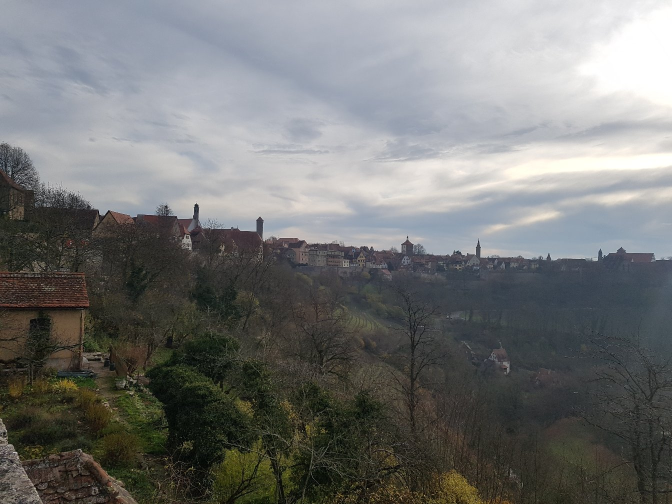
#> input picture ww3/scenery.jpg, 1344 x 1008 px (shown at 1/2 size)
$ python Image_Processing_Practice_ww3.py
#> lines starting #> are read from the running program, lines starting #| are printed output that depends on the picture; after the words box and inside, x2 and y2 are one past the last pixel; in counts of white or black regions, pixels touching at a corner belong together
# -*- coding: utf-8 -*-
"""
Created on Mon Mar 24 22:17:11 2025

@author: Sean Lee
"""

import cv2 as cv
import numpy as np
import matplotlib.pyplot as plt
import sys

img = cv.imread('scenery.jpg')
#> img is the input picture: shape (1008, 1344, 3); mean B, G, R 116.1, 116.9, 115.6

if img is None:
    sys.exit('파일을 찾을 수 없습니다.')


# 부분 선택
# cv.imshow('original_RGB', img)
plt.imshow(img), plt.xticks([]), plt.yticks([])
plt.show()
# cv.imshow('Upper left half', img[0:img.shape[0]//2,0:img.shape[1]//2,:])
plt.imshow(img[0:img.shape[0]//2,0:img.shape[1]//2,:]), plt.xticks([]), plt.yticks([])
plt.show()
# cv.imshow('Center half',img[img.shape[0]//4:3*img.shape[0]//4, img.shape[1]//4:3*img.shape[0]//4,:])
plt.imshow(img[img.shape[0]//4:3*img.shape[0]//4, img.shape[1]//4:3*img.shape[0]//4,:]), plt.xticks([]), plt.yticks([])
plt.show()

# RGB 채널별로 디스플레이
# cv.imshow('R channel', img[:,:,2])
plt.imshow(img[:,:,2]), plt.xticks([]), plt.yticks([])
plt.show()
# cv.imshow('G channel', img[:,:,1])
plt.imshow(img[:,:,1]), plt.xticks([]), plt.yticks([])
plt.show()
# cv.imshow('B channel', img[:,:,0])
plt.imshow(img[:,:,0]), plt.xticks([]), plt.yticks([])
plt.show()

# cv.waitKey()
# cv.destroyAllWindows()


# 오츄 알고리즘

t, bin_img = cv.threshold(img[:,:,2],0,255,cv.THRESH_BINARY + cv.THRESH_OTSU)
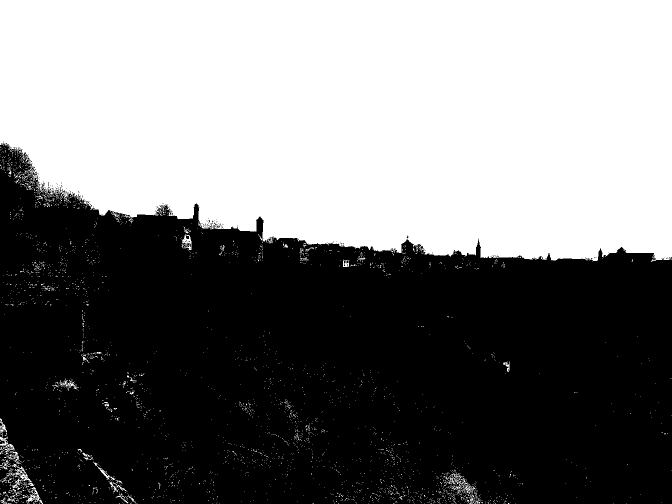
#> bin_img: shape (1008, 1344) (shown at 1/2 size); 47% white; 3119 white regions (3074 under 20 px), largest, box (x1, y1, x2, y2) and area: (0, 0, 1344, 524) 626795, (24, 932, 63, 964) 338, (908, 956, 953, 988) 337
#> t = 119
print('오추 알고리즘이 찾은 최적의 임계값=', t)
#| 오추 알고리즘이 찾은 최적의 임계값= 119.0

# cv.imshow('R channel', img[:,:,2])

plt.imshow(img[:,:,2], cmap='gray'), plt.xticks([]), plt.yticks([]) # 흑백출력
plt.show()

# cv.imshow('R channel binarization',bin_img)

plt.imshow(bin_img, cmap='gray'), plt.xticks([]), plt.yticks([]) # 흑백출력
plt.show()

# cv.waitKey()
# cv.destroyAllWindows()

# 모폴로지
# 팽창과 침식 연산

plt.imshow(bin_img, cmap='gray'), plt.xticks([]), plt.yticks([])
plt.show()

b = bin_img[bin_img.shape[0]//3+90:bin_img.shape[0]//3+200,bin_img.shape[1]//3:bin_img.shape[1]//3+150]
#> b: shape (110, 150); 37.8% white; 67 white regions (65 under 20 px), largest, box (x1, y1, x2, y2) and area: (0, 0, 150, 61) 6093, (119, 62, 128, 69) 32

plt.imshow(b, cmap='gray'), plt.xticks([]), plt.yticks([])
plt.show()

se = np.uint8([[0,0,1,0,0],                            # 구조 요소
               [0,1,1,1,0],
               [1,1,1,1,1],
               [0,1,1,1,0],
               [0,0,1,0,0]])


# 팽창
b_dilation = cv.dilate(b,se,iterations=1)
#> b_dilation: shape (110, 150); 46.1% white; 14 white regions (9 under 20 px), largest, box (x1, y1, x2, y2) and area: (0, 0, 150, 99) 7101, (113, 55, 130, 71) 141, (9, 73, 31, 90) 136, (16, 53, 24, 68) 58, (0, 76, 7, 88) 41
plt.imshow(b_dilation, cmap='gray'), plt.xticks([]), plt.yticks([])
plt.show()


# 침식
b_erosion=cv.erode(b,se,iterations=1)
#> b_erosion: shape (110, 150); 33.5% white; 1 white region, box (x1, y1, x2, y2) and area: (0, 0, 150, 55) 5523
plt.imshow(b_erosion, cmap='gray'), plt.xticks([]), plt.yticks([])
plt.show()


# 닫힘
b_closing = cv.erode(cv.dilate(b,se,iterations=1),se,iterations=1)
#> b_closing: shape (110, 150); 39.1% white; 36 white regions (31 under 20 px), largest, box (x1, y1, x2, y2) and area: (0, 0, 150, 61) 6222, (118, 61, 128, 69) 54, (66, 84, 73, 97) 43, (71, 63, 78, 71) 27, (69, 78, 78, 83) 20
plt.imshow(b_closing, cmap='gray'), plt.xticks([]), plt.yticks([])
plt.show()

# 감마 보정
resize_img = cv.resize(img,dsize=(0,0),fx=0.25,fy=0.25)

def gamma(f, gamma=1.0):
#> called with gamma = 0.5
    f1=f/255.0
    return np.uint8(255*(f1**gamma))

gc=np.hstack((gamma(resize_img,0.5),
              gamma(resize_img,0.75),
              gamma(resize_img,1.0),
              gamma(resize_img,2.0),
              gamma(resize_img,3.0)))
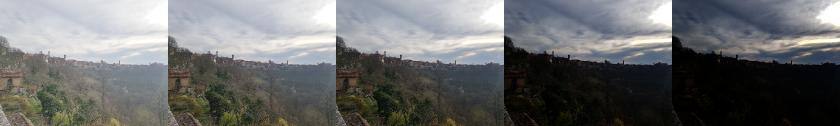
#> gc: shape (252, 1680, 3) (shown at 1/2 size); mean B, G, R 108.4, 108.4, 107.1

# cv.imshow('gamma',gc)
# cv.waitKey()
# cv.destroyAllWindows()

plt.imshow(gc), plt.xticks([]), plt.yticks([]) # 흑백출력
plt.show()

# 히스토그램 평활화

gray = cv.cvtColor(img,cv.COLOR_BGR2GRAY)
plt.imshow(gray, cmap='gray'), plt.xticks([]), plt.yticks([]) # 흑백출력
plt.show()

h = cv.calcHist([gray],[0],None,[256],[0,256]) # 히스토그램 계산
#> h = 256 values, max 16608 at index 255, min 91 at index 0, mean 5292
plt.plot(h, color='r', linewidth=1)
plt.show()
#> figure, not shown here; curve peaks at x = 255, y = 16608

equal = cv.equalizeHist(gray)
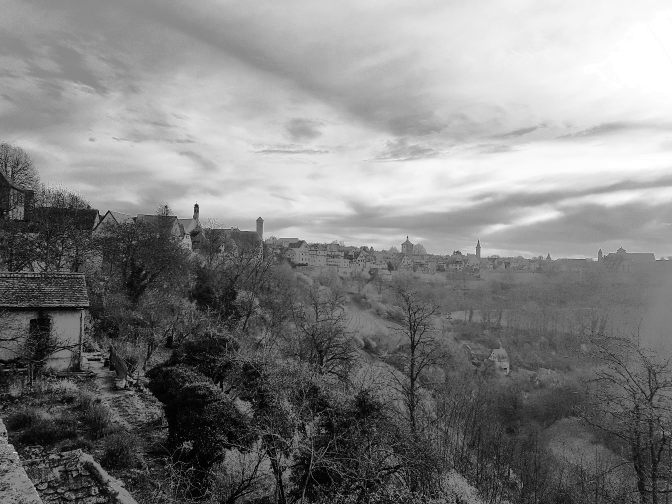
#> equal: shape (1008, 1344) (shown at 1/2 size); min 0, max 255, mean 128.4
plt.imshow(equal, cmap='gray'), plt.xticks([]), plt.yticks([]) # 영상 평활화 출력
plt.show()

h_e = cv.calcHist([equal],[0],None,[256],[0,256]) # 평활화 히스토그램 계산
#> h_e = 256 values, max 16608 at index 255, min 0 at index 18, mean 5292
plt.plot(h_e, color='r', linewidth=1)
plt.show()
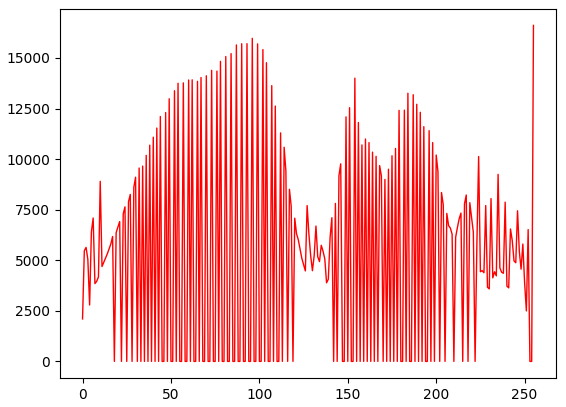
#> figure drawn by matplotlib, 1 panel; curve peaks at x = 255, y = 16608

# 컨볼루션

img_resize = cv.resize(img,dsize=(0,0), fx=0.4, fy=0.4)
img_gray = cv.cvtColor(img_resize,cv.COLOR_BGR2GRAY)
cv.putText(gray,'Scenery',(10,20) ,cv.FONT_HERSHEY_SIMPLEX, 0.7, (255,255,255), 2)
#> gray: shape (1008, 1344); min 0, max 255, mean 116.5
# cv.imshow('Original',img_gray)

plt.imshow(img_gray, cmap='gray'), plt.xticks([]), plt.yticks([]) # 흑백출력
plt.show()

smooth = np.hstack((cv.GaussianBlur(img_gray,(5,5), 0.0),
                    cv.GaussianBlur(img_gray,(9,9), 0.0),
                    cv.GaussianBlur(img_gray,(15,15), 0.0)))
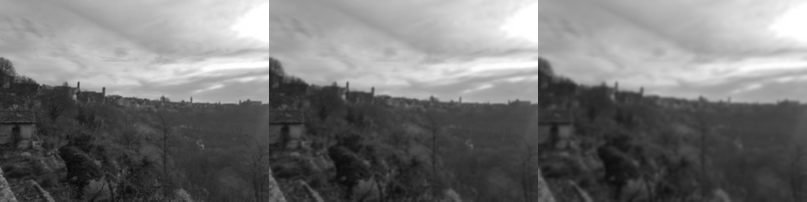
#> smooth: shape (403, 1614) (shown at 1/2 size); min 8, max 255, mean 116.4
# cv.imshow('Smooth',smooth)
plt.imshow(smooth, cmap='gray'), plt.xticks([]), plt.yticks([]) # 흑백출력
plt.show()

femboss = np.array([[-1.0, 0.0, 0.0],
                    [ 0.0, 0.0, 0.0],
                    [ 0.0, 0.0, 1.0]])

gray16 = np.int16(gray)
emboss = np.uint8(np.clip(cv.filter2D(gray16, -1, femboss)+128, 0, 255))
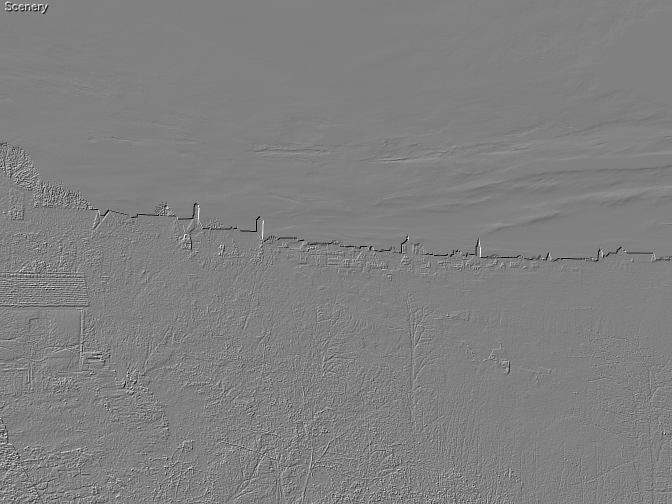
#> emboss: shape (1008, 1344) (shown at 1/2 size); min 0, max 255, mean 127.8
emboss_bad = np.uint8(cv.filter2D(gray16, -1, femboss)+128)
emboss_worse = cv.filter2D(gray, -1, femboss)

# cv.imshow('Emboss',emboss)
# cv.imshow('Emboss_bad',emboss_bad)
# cv.imshow('Emboss_worse',emboss_worse)

plt.imshow(emboss, cmap='gray'), plt.xticks([]), plt.yticks([]) # 흑백출력
plt.show()
plt.imshow(emboss_bad, cmap='gray'), plt.xticks([]), plt.yticks([]) # 흑백출력
plt.show()
plt.imshow(emboss_worse, cmap='gray'), plt.xticks([]), plt.yticks([]) # 흑백출력
plt.show()

# cv.waitKey()
# cv.destroyAllWindows()

# 영상 보간

patch = img[400:500, 170:270, :]

img = cv.rectangle(img, (170,400), (270,500), (255,0,0), 3)
patch1 = cv.resize(patch, dsize=(0,0), fx=5, fy=5, interpolation = cv.INTER_NEAREST)
#> patch: shape (100, 100, 3); mean B, G, R 93.1, 69.7, 73.3
patch2 = cv.resize(patch, dsize=(0,0), fx=5, fy=5, interpolation = cv.INTER_LINEAR)
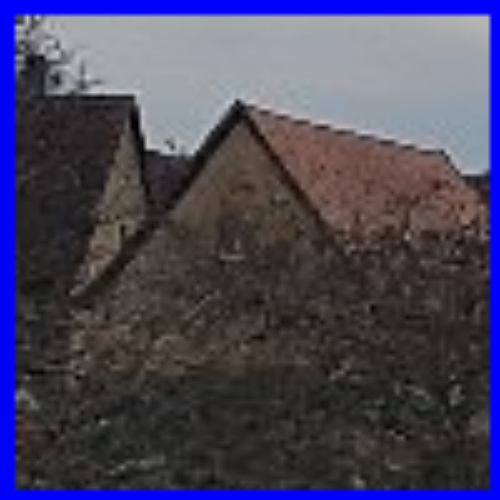
#> patch2: shape (500, 500, 3); mean B, G, R 93, 69.6, 73.3
patch3 = cv.resize(patch, dsize=(0,0), fx=5, fy=5, interpolation = cv.INTER_CUBIC)

# [4 lines of commented-out code are left out]

plt.imshow(img, cmap='gray'), plt.xticks([]), plt.yticks([])
plt.show()
plt.imshow(patch1, cmap='gray'), plt.xticks([]), plt.yticks([])
plt.show()
plt.imshow(patch2, cmap='gray'), plt.xticks([]), plt.yticks([])
plt.show()
plt.imshow(patch3, cmap='gray'), plt.xticks([]), plt.yticks([])
plt.show()

#cv.watiKey()
#cv.destroyAllWindows()

# OpenCV의 시간 효율
import time

def my_cvtGray1(bgr_img):
  g = np.zeros([bgr_img.shape[0], bgr_img.shape[1]])
  for r in range(bgr_img.shape[0]):
    for c in range(bgr_img.shape[1]):
      g[r,c]=0.114*bgr_img[r,c,0]+0.587*bgr_img[r,c,1]+0.299*bgr_img[r,c,2]
  return np.uint8(g)
#> returned value: shape (1008, 1344)

def my_cvtGray2(bgr_img):
  g = np.zeros([bgr_img.shape[0], bgr_img.shape[1]])
  g = 0.114*bgr_img[:,:,0]+0.587*bgr_img[:,:,1]+0.299*bgr_img[:,:,2]
  return np.uint8(g)

start = time.time()
my_cvt1 = my_cvtGray1(img)
plt.imshow(my_cvt1), plt.xticks([]), plt.yticks([])
plt.show()
print('My time1:', time.time()-start)

start = time.time()
my_cvt2 = my_cvtGray2(img)
plt.imshow(my_cvt2), plt.xticks([]), plt.yticks([])
plt.show()
print('My time2:', time.time()-start)

start = time.time()
cv_cvt2 = cv.cvtColor(img, cv.COLOR_BGR2GRAY)
plt.imshow(cv_cvt2), plt.xticks([]), plt.yticks([])
plt.show()
print('OpenCV time:', time.time()-start)
